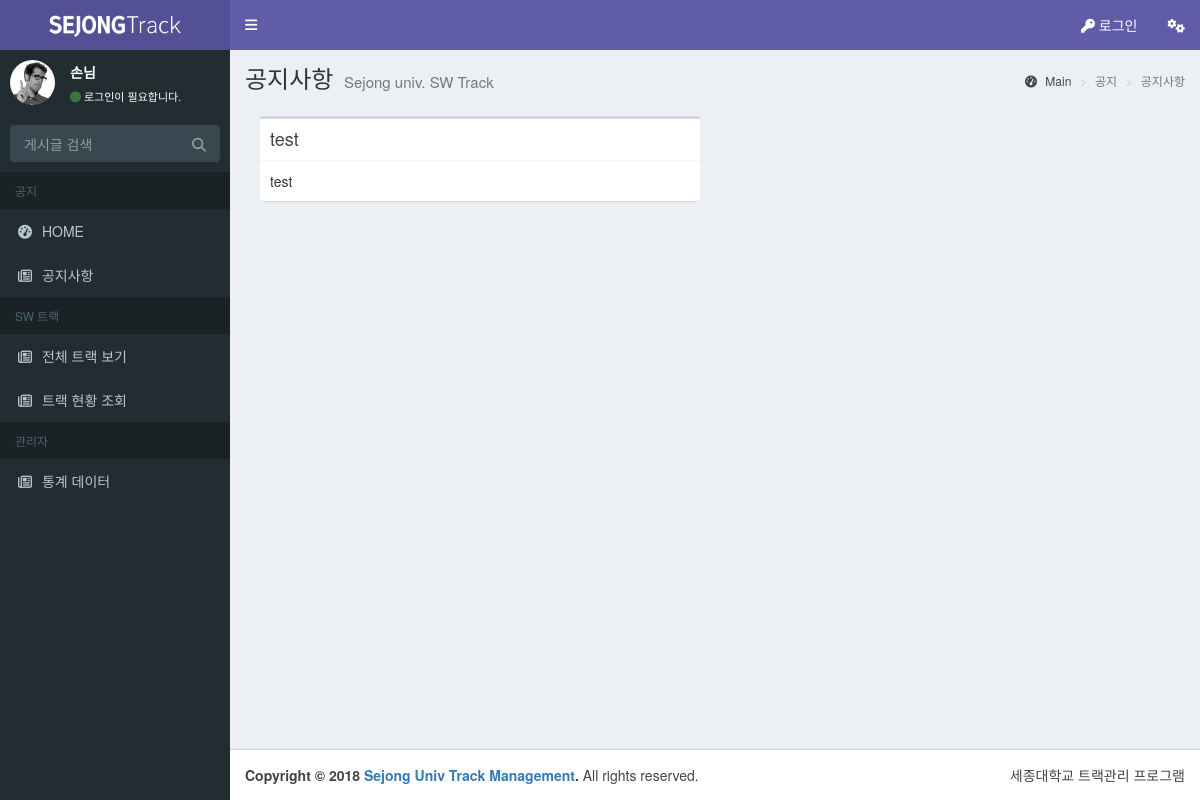
/notice, run on an earlier commit of the app's database.
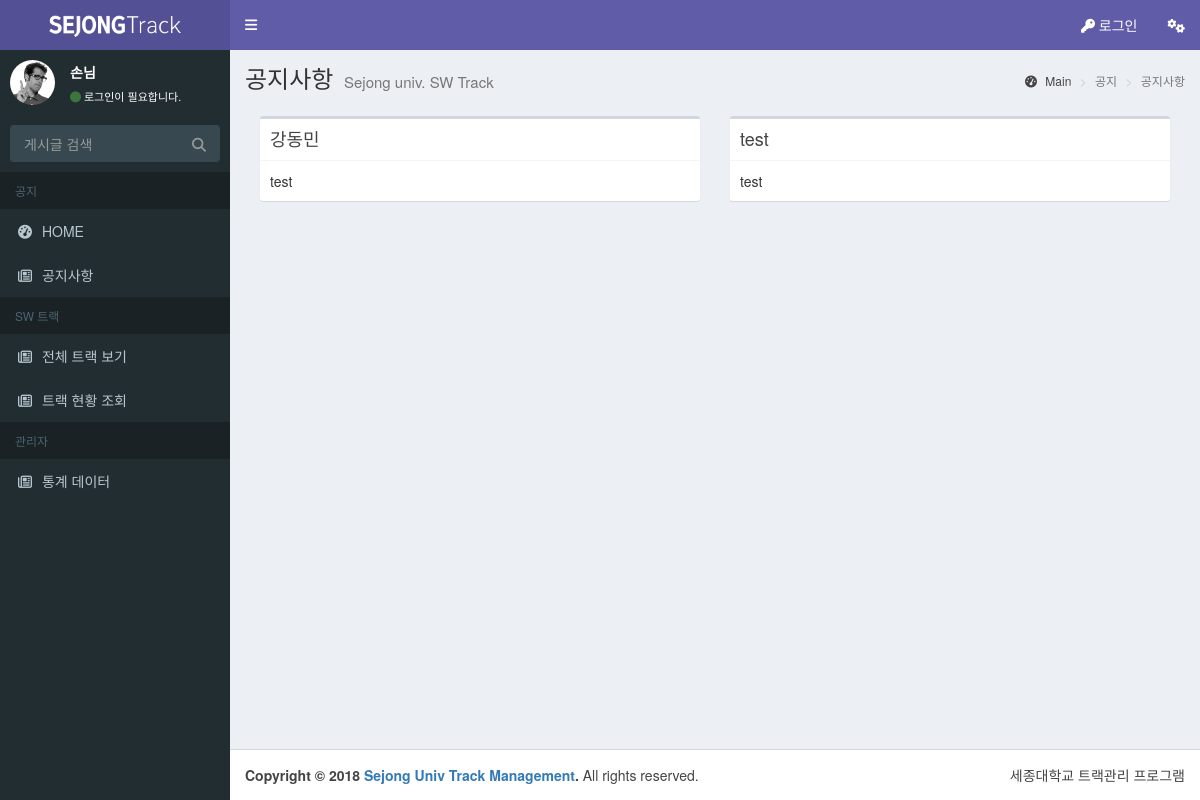
And on a later commit of the database.
### home/models.py (models this page shows, shortened)
class Post(models.Model):
    author = models.ForeignKey('auth.User', on_delete=models.CASCADE)
    title = models.CharField(max_length=200)
    text = models.TextField()
    created_date = models.DateTimeField(default=timezone.now)
    published_date = models.DateTimeField(blank=True, null=True)

### home/views.py (the view)
# urls.py: url(r'^notice',views.notice2,name="notice"),
def notice2(request):
    posts = Post.objects.all().order_by('-created_date') #날짜 역순
    context = {'posts': posts}
    return render(request,'home/notice.html',context)

### home/templates/home/notice.html (shortened to what this page needs)
{% extends 'home/base.html' %}
{% block content %}
    <section class="content-header">
        <h1>
            공지사항
            <small>Sejong univ. SW Track</small>
        </h1>
        <ol class="breadcrumb">
            <li><a href="#"><i class="fa fa-dashboard"></i> Main</a></li>
            <li class="active">공지</li>
            <li class="active">공지사항</li>
        </ol>
    </section>
    <section class="content-header">
        <div style="padding-top: 10px;">
                {% for post in posts %}
            <div class="col-md-6">
                <div class="box">
                  <div class="box-header with-border">
                    <h3 class="box-title">
                        {{post.title}}
                    </h3>
                  </div>
                  <div class="box-body">
                    {{post.text}}
                  </div>
                </div>
            </div>
                {% endfor %}
        </div>
        </section>
{% endblock %}

What changed in the data, as far as the page shows it:
added Post: title "강동민", text "test"
